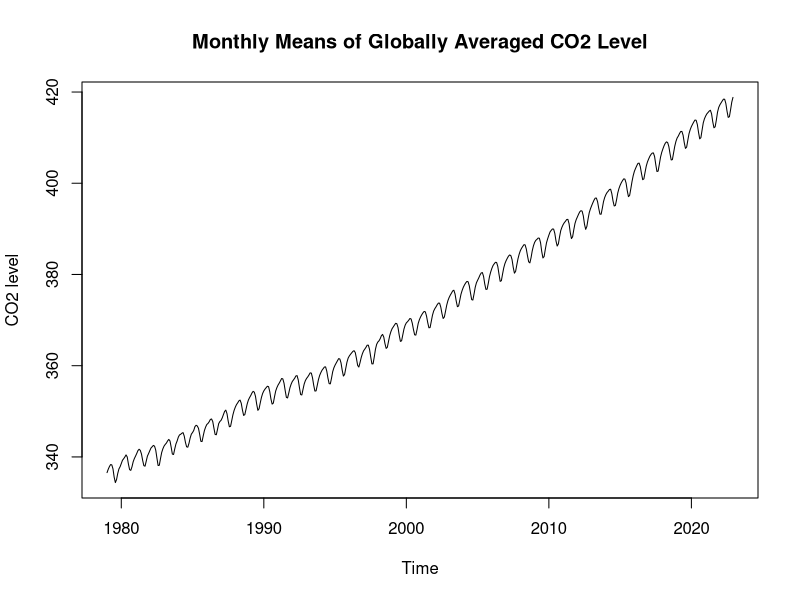
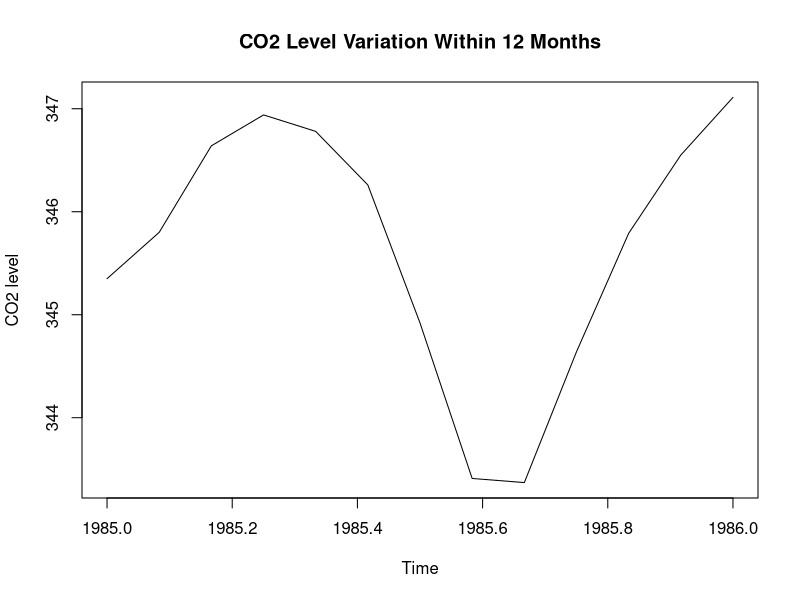
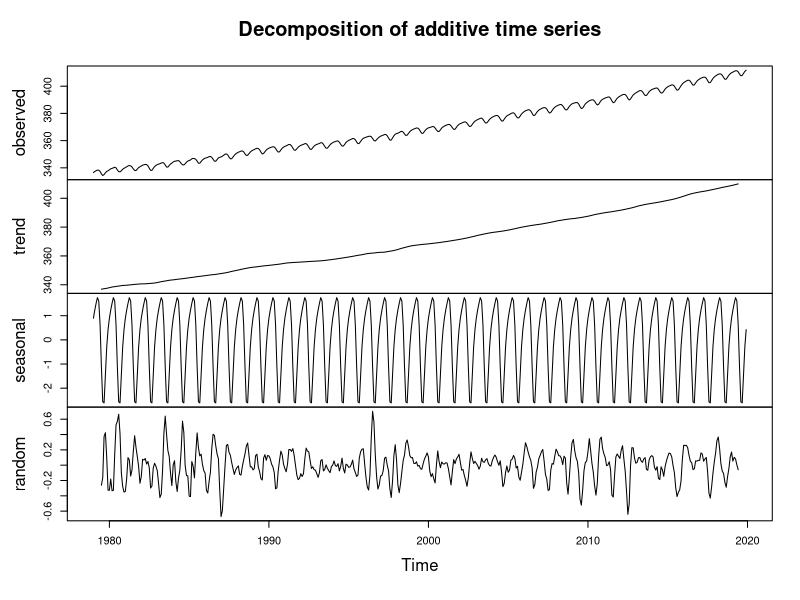
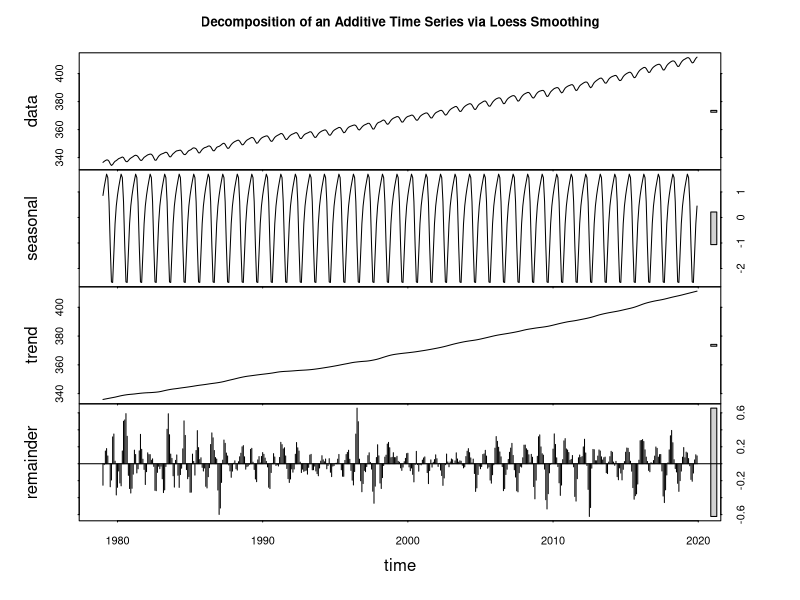
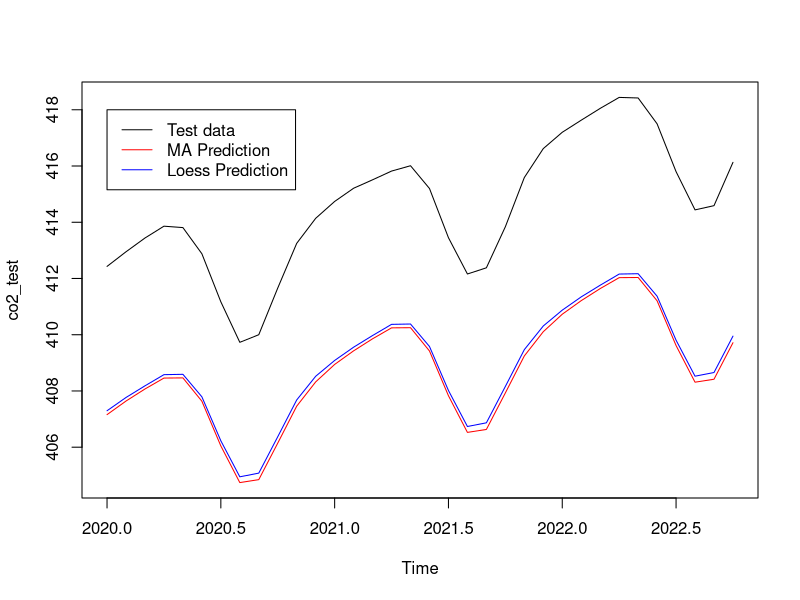

Write R code to recreate these figures, in order.
## ---- chunk 1
knitr::opts_chunk$set(echo = TRUE)
#if you do not have the package, type install.packages("name_of_the_package")
library(tidyverse)
library(knitr)
library(tseries)
library(zoo)
## ---- chunk 2
co2 <- read.csv("co2_mm_gl.csv", header = TRUE, skip = 55)
co2_ts <- ts(co2[,4], start = c(1979,1),frequency = 12)
plot(co2_ts,
     main = "Monthly Means of Globally Averaged CO2 Level",
     ylab = "CO2 level")
plot(window(co2_ts, start = c(1985,1),end = c(1986,1)),
     main = "CO2 Level Variation Within 12 Months",
     ylab = "CO2 level")
## ---- chunk 3
co2_train <- window(co2_ts,start = c(1979,1),end = c(2019,12),frequency = 12)
co2_test <- window(co2_ts, start = c(2020,1), end = c(2022,10), frequency = 12)

co2_train_decom <- decompose(co2_train, type = "additive")
plot(co2_train_decom)

co2_train_loess <- stl(co2_train,s.window = "periodic")
plot(co2_train_loess,
     main = "Decomposition of an Additive Time Series via Loess Smoothing")
## ---- chunk 4
# MA method
ma_trend <- co2_train_decom$trend
ma_seas <- co2_train_decom$seasonal
ma_error <- co2_train_decom$random
# Loess smoothing
loess_trend <- co2_train_loess$time.series[,"trend"]
loess_seas <- co2_train_loess$time.series[,"seasonal"]
loess_error <- co2_train_loess$time.series[,"remainder"]
# creating data frame
lm_data <- data.frame(ma_trend = ma_trend,
                      loess_trend = loess_trend,
                      time = c(1:length(co2_train)))
# Fitted Models
lm_ma <- lm(ma_trend~time, data = lm_data)
lm_loess <- lm(loess_trend~time, data = lm_data)
summary(lm_ma)
summary(lm_loess)
## ---- chunk 5
t_test <- data.frame(time = max(lm_data$time) + c(1:length(co2_test)))
ma_trend_pred <- predict(lm_ma, newdata = t_test)
loess_trend_pred <- predict(lm_loess, newdata = t_test)

# estimate seasonal effect 
seasonals <- tibble(ma_sea_hat = ma_seas,
                        loess_sea_hat = loess_seas,
                        season = rep(1:12,41)) %>%
  group_by(season) %>%
  summarise(shat_ma = mean(ma_sea_hat),
            shat_loess = mean(loess_sea_hat)) 

ma_pred <- ts(ma_trend_pred + seasonals$shat_ma, 
              start = c(2020,1), 
              frequency = 12)
loess_pred <- ts(loess_trend_pred + seasonals$shat_loess,
                 start = c(2020,1),
                 frequency = 12)
plot(co2_test, ylim = c(min(co2_test,ma_pred,loess_pred), max(co2_test,ma_pred,loess_pred)))
lines(ma_pred,col = "red")
lines(loess_pred, col = "blue")
legend(2020,
       418,
       legend = c("Test data", "MA Prediction", "Loess Prediction"),
       lty = c("solid","solid","solid"),
       col = c("black", "red","blue"))
# MSPE
MSPE <- tibble(ma_pred = ma_pred,
               loess_pred = loess_pred,
               observed = co2_test) %>%
  mutate(sqr_diff_ma = (observed - ma_pred)^2,
         sqr_diff_loess = (observed - loess_pred)^2) %>%
  summarise(mspe_ma = mean(sqr_diff_ma),
            mspe_loess = mean(sqr_diff_loess))
MSPE
